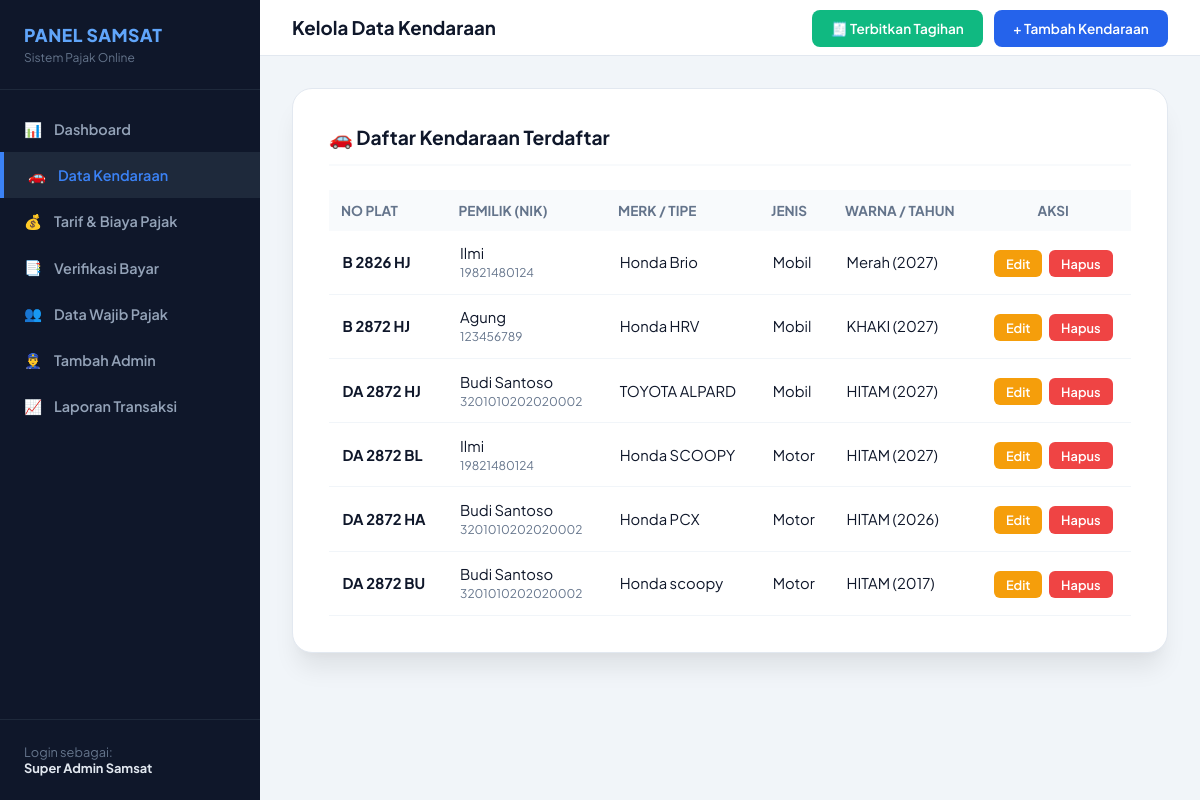
The page /admin/kendaraan_index.php (signed in) on the database its author committed.
### tables this page shows
CREATE TABLE `kendaraan` (
  `id_kendaraan` int(11) NOT NULL,
  `id_user` int(11) NOT NULL,
  `no_plat` varchar(12) NOT NULL,
  `no_rangka` varchar(50) NOT NULL,
  `no_mesin` varchar(50) NOT NULL,
  `merk` varchar(50) NOT NULL,
  `tipe` varchar(50) NOT NULL,
  `jenis_kendaraan` enum('motor','mobil','truk','bus') NOT NULL,
  `tahun_pembuatan` year(4) NOT NULL,
  `cc_kendaraan` int(5) NOT NULL,
  `warna` varchar(30) NOT NULL,
  `created_at` timestamp NOT NULL DEFAULT current_timestamp()
);

CREATE TABLE `users` (
  `id_user` int(11) NOT NULL,
  `nik` varchar(16) NOT NULL,
  `nama_lengkap` varchar(100) NOT NULL,
  `email` varchar(100) NOT NULL,
  `password` varchar(255) NOT NULL,
  `no_hp` varchar(15) NOT NULL,
  `alamat` text DEFAULT NULL,
  `created_at` timestamp NOT NULL DEFAULT current_timestamp(),
  `updated_at` timestamp NOT NULL DEFAULT current_timestamp() ON UPDATE current_timestamp()
);

### admin/kendaraan_index.php (the view, shortened to what this page needs)
<?php
include '../config/koneksi.php';
$query = "SELECT k.*, u.nama_lengkap, u.nik
          FROM kendaraan k
          JOIN users u ON k.id_user = u.id_user
          ORDER BY k.id_kendaraan DESC";
$result = mysqli_query($koneksi, $query);
?>
<!DOCTYPE html>
<html lang="id">
<head>
    <link rel="stylesheet" href="../assets/css/style.css?v=<?= time() ?>">
</head>
<body>
    <div class="admin-wrapper">
        <?php include 'sidebar.php'; ?>
        <div class="admin-content">
            <div class="admin-header">
                <h3 style="margin:0; font-weight:700; color:#0f172a;">Kelola Data Kendaraan</h3>
                <div>
                <a href="tagihan_tambah.php" style="background: #10b981; color: white; padding: 0.6rem 1.2rem; border-radius: 8px; text-decoration: none; font-weight: 600; font-size: 0.85rem; margin-right: 0.5rem;">🧾 Terbitkan Tagihan</a>
                <a href="kendaraan_tambah.php" style="background: #2563eb; color: white; padding: 0.6rem 1.2rem; border-radius: 8px; text-decoration: none; font-weight: 600; font-size: 0.85rem;">+ Tambah Kendaraan</a>
            </div>
        </div>
            <div style="padding: 2rem;">
                <div class="card-detail">
                    <h3>🚗 Daftar Kendaraan Terdaftar</h3>
                    <div style="overflow-x: auto; margin-top: 1rem;">
                        <table class="table-detail" style="width: 100%;">
                            <thead>
                                <tr style="text-align: left; background-color: #f8fafc; font-size: 0.85rem; color: #64748b;">
                                    <th style="padding: 0.75rem;">NO PLAT</th>
                                    <th style="padding: 0.75rem;">PEMILIK (NIK)</th>
                                    <th style="padding: 0.75rem;">MERK / TIPE</th>
                                    <th style="padding: 0.75rem;">JENIS</th>
                                    <th style="padding: 0.75rem;">WARNA / TAHUN</th>
                                    <th style="padding: 0.75rem; text-align: center;">AKSI</th>
                                </tr>
                            </thead>
                            <tbody>
                                <?php if ($result && mysqli_num_rows($result) > 0): ?>
                                    <?php while ($row = mysqli_fetch_assoc($result)): ?>
                                        <tr>
                                            <td style="padding: 0.85rem; font-weight: 700; color: #0f172a;"><?= htmlspecialchars($row['no_plat']) ?></td>
                                            <td style="padding: 0.85rem;"><?= htmlspecialchars($row['nama_lengkap']) ?><br><span style="font-size: 0.75rem; color: #64748b;"><?= $row['nik'] ?></span></td>
                                            <td style="padding: 0.85rem;"><?= htmlspecialchars($row['merk'] . ' ' . $row['tipe']) ?></td>
                                            <td style="padding: 0.85rem; text-transform: capitalize;"><?= htmlspecialchars($row['jenis_kendaraan']) ?></td>
                                            <td style="padding: 0.85rem;"><?= htmlspecialchars($row['warna']) ?> (<?= $row['tahun_pembuatan'] ?>)</td>
                                            <td style="padding: 0.85rem; text-align: center;">
                                                <a href="kendaraan_edit.php?id=<?= $row['id_kendaraan'] ?>" style="background: #f59e0b; color: white; padding: 0.35rem 0.75rem; border-radius: 6px; text-decoration: none; font-size: 0.8rem; font-weight: 600; margin-right: 0.25rem;">Edit</a>
                                                <a href="kendaraan_hapus.php?id=<?= $row['id_kendaraan'] ?>" onclick="return confirm('Yakin ingin menghapus kendaraan ini?')" style="background: #ef4444; color: white; padding: 0.35rem 0.75rem; border-radius: 6px; text-decoration: none; font-size: 0.8rem; font-weight: 600;">Hapus</a>
                                            </td>
                                        </tr>
                                    <?php endwhile; ?>
                                <?php else: ?>
                                    <tr>
                                        <td colspan="6" style="text-align: center; padding: 2rem; color: #64748b;">Belum ada data kendaraan. Klik tombol "+ Tambah Kendaraan" di kanan atas.</td>
                                    </tr>
                                <?php endif; ?>
                            </tbody>
                        </table>
                    </div>
                </div>
            </div>
        </div>
    </div>
</body>
</html>

### assets/css/style.css (style rules this page uses)
:root { --primary: #2563eb; --primary-hover: #1d4ed8; --primary-light: #eff6ff; --accent: #3b82f6; --success: #10b981; --success-bg: #ecfdf5; --danger: #ef4444; --danger-bg: #fef2f2; --bg-main: #f8fafc; --surface: #ffffff; --border: #e2e8f0; --border-focus: #93c5fd; --text-main: #0f172a; --text-muted: #64748b; --text-white: #ffffff; --radius-sm: 8px; --radius-md: 12px; --radius-lg: 20px; --shadow-sm: 0 1px 2px 0 rgba(0, 0, 0, 0.05); --shadow-md: 0 4px 6px -1px rgba(0, 0, 0, 0.07), 0 2px 4px -2px rgba(0, 0, 0, 0.05); --shadow-lg: 0 20px 25px -5px rgba(0, 0, 0, 0.08), 0 8px 10px -6px rgba(0, 0, 0, 0.03); --shadow-xl: 0 25px 50px -12px rgba(15, 23, 42, 0.25); --transition: all 0.25s cubic-bezier(0.4, 0, 0.2, 1); }
* { box-sizing: border-box; margin: 0; padding: 0; font-family: 'Plus Jakarta Sans', -apple-system, BlinkMacSystemFont, sans-serif; -webkit-font-smoothing: antialiased; }
body { background-color: var(--bg-main); color: var(--text-main); min-height: 100vh; display: flex; flex-direction: column; }
.card-detail { background: var(--surface); border-radius: var(--radius-lg); padding: 2.25rem; box-shadow: var(--shadow-lg); border: 1px solid var(--border); }
.card-detail h3 { border-bottom: 2px solid var(--bg-main); padding-bottom: 0.85rem; margin-bottom: 1.5rem; color: var(--text-main); font-size: 1.2rem; font-weight: 700; }
.table-detail { width: 100%; border-collapse: collapse; }
.table-detail td { padding: 0.85rem 0; border-bottom: 1px solid #f1f5f9; font-size: 0.925rem; }
.table-detail td:first-child { color: var(--text-muted); font-weight: 500; }
.table-detail td:last-child { text-align: right; font-weight: 700; color: var(--text-main); }
.admin-wrapper { display: flex; min-height: 100vh; }
.admin-content { flex-grow: 1; background-color: #f1f5f9; display: flex; flex-direction: column; }
.admin-header { background: #ffffff; padding: 1rem 2rem; display: flex; justify-content: space-between; align-items: center; border-bottom: 1px solid #e2e8f0; }

### rows shown on the page
kendaraan: no_plat "B 2826 HJ", id_user.nama_lengkap "Ilmi", id_user.nik "19821480124", merk+tipe "Honda Brio", jenis_kendaraan "Mobil", warna "Merah", tahun_pembuatan "2027"
kendaraan: no_plat "B 2872 HJ", id_user.nama_lengkap "Agung", id_user.nik "123456789", merk+tipe "Honda HRV", jenis_kendaraan "Mobil", warna "KHAKI", tahun_pembuatan "2027"
kendaraan: no_plat "DA 2872 HJ", id_user.nama_lengkap "Budi Santoso", id_user.nik "3201010202020002", merk+tipe "TOYOTA ALPARD", jenis_kendaraan "Mobil", warna "HITAM", tahun_pembuatan "2027"
kendaraan: no_plat "DA 2872 BL", id_user.nama_lengkap "Ilmi", id_user.nik "19821480124", merk+tipe "Honda SCOOPY", jenis_kendaraan "Motor", warna "HITAM", tahun_pembuatan "2027"
kendaraan: no_plat "DA 2872 HA", id_user.nama_lengkap "Budi Santoso", id_user.nik "3201010202020002", merk+tipe "Honda PCX", jenis_kendaraan "Motor", warna "HITAM", tahun_pembuatan "2026"
kendaraan: no_plat "DA 2872 BU", id_user.nama_lengkap "Budi Santoso", id_user.nik "3201010202020002", merk+tipe "Honda scoopy", jenis_kendaraan "Motor", warna "HITAM", tahun_pembuatan "2017"

### other values the page prints
$_SESSION['admin_nama'] "Super Admin Samsat"
